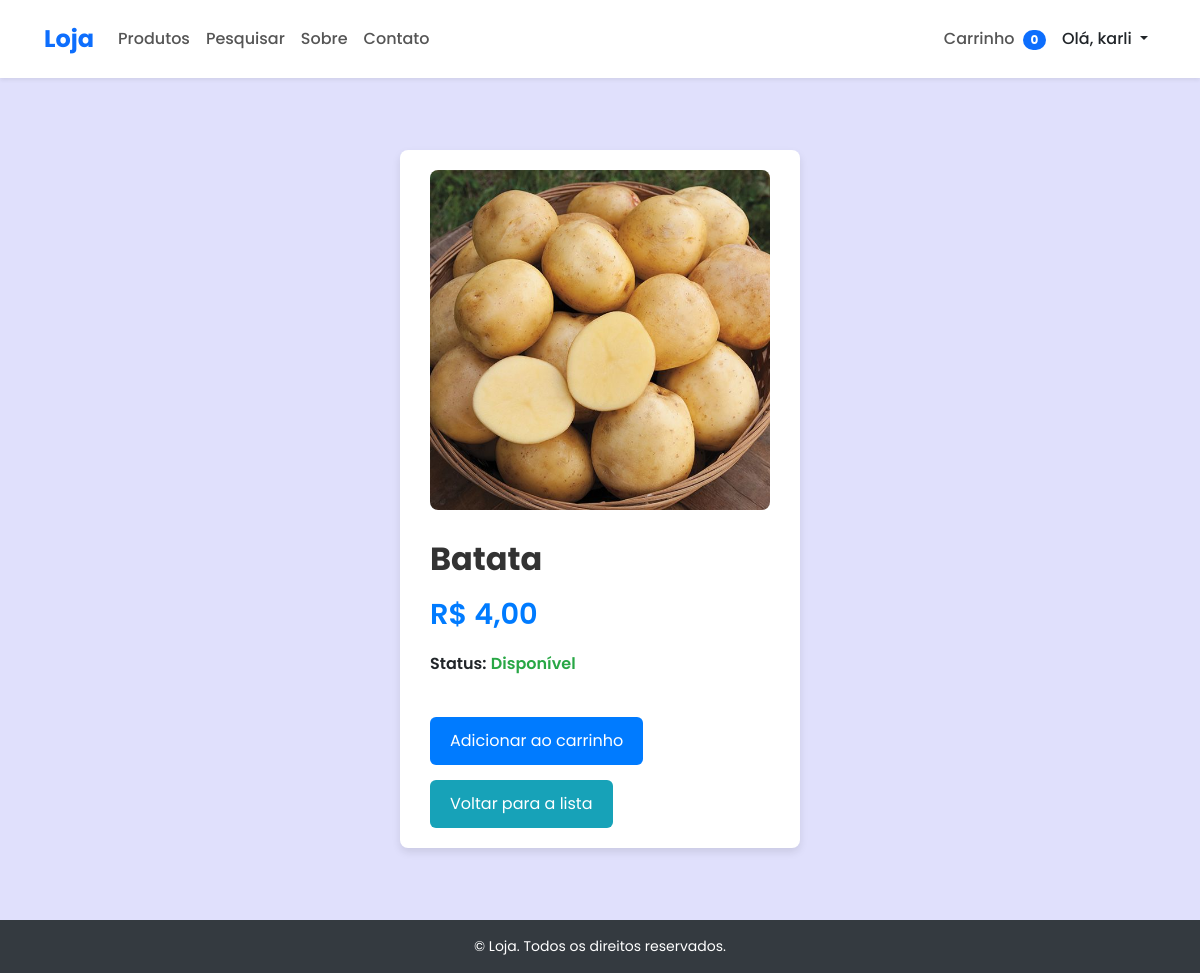
Screenshot of /produto/1/ (signed in) with the database file from the repository.
### loja/models.py (models this page shows, shortened)
class Produto(models.Model):
    nome = models.CharField(max_length=100)
    preco = models.DecimalField(max_digits=10, decimal_places=2)
    disponivel = models.BooleanField(default=True)
    imagem = models.ImageField(upload_to='produtos/', blank=True, null=True)
    quantidade = models.IntegerField(default=1)

### loja/views.py (the view)
# urls.py: path('produto/<int:pk>/', ProdutoDetailView.as_view(), name='produto_detail'),
class ProdutoDetailView(DetailView):
    model = Produto
    template_name = 'produto_detail.html'
    context_object_name = 'produto'

### carrinho/carrinho.py (called while the page is built)
    def __len__(self):
        return sum(item['quantidade'] for item in self.carrinho.values())

### carrinho/context_processor.py (called while the page is built)
def carrinho(request):
    return {'carrinho': Carrinho(request)}

### templates/produto_detail.html (shortened to what this page needs)
{% extends 'base.html' %}
{% load static %}
{% block content %}
<link rel="stylesheet" href="{% static 'css/produto-detail.css' %}">
<div class="produto-card card">
  <div class="card-body">
    <div class="produto-imagem">
      {% if produto.imagem %}
        <img src="{{ produto.imagem.url }}" alt="{{ produto.nome }}">
      {% else %}
        <img src="https://via.placeholder.com/400x300.png?text=Sem+Imagem" alt="Sem Imagem">
      {% endif %}
    </div>
    <div class="produto-detalhes">
      <h2>{{ produto.nome }}</h2>
      <p class="preco">R$ {{ produto.preco }}</p>
      <p class="status">
        <strong>Status:</strong>
        {% if produto.disponivel and produto.quantidade > 0 %}
          <span>Disponível</span>
        {% else %}
          <span class="indisponivel">Indisponível</span>
        {% endif %}
      </p>
      <div class="produto-actions">
        {% if produto.disponivel and produto.quantidade > 0 %}
          <form action="{% url 'adicionar_ao_carrinho' produto.id %}" method="post" style="margin:0;">
            <button type="submit" class="btn-adicionar">Adicionar ao carrinho</button>
          </form>
        {% else %}
          <button class="btn-esgotado" disabled>Produto esgotado!</button>
        {% endif %}
        <form action="{% url 'lista_produtos' %}" method="get" style="margin:0;">
          <button type="submit" class="btn-voltar">Voltar para a lista</button>
        </form>
      </div>
    </div>
  </div>
</div>
{% endblock %}

### templates/base.html (shortened to what this page needs)
{% load static %}
<!DOCTYPE html>
<html lang="pt-br">
<head>
    <link href="https://cdn.jsdelivr.net/npm/bootstrap@5.3.0/dist/css/bootstrap.min.css" rel="stylesheet" />
    <link href="https://cdnjs.cloudflare.com/ajax/libs/font-awesome/6.5.0/css/all.min.css" rel="stylesheet">
    <link rel="stylesheet" href="{% static 'css/estilos_base.css' %}" />
</head>
<body>
    <nav class="navbar navbar-expand-lg navbar-light bg-white shadow-sm">
        <div class="container">
            <a class="navbar-brand fw-bold text-primary" href="{% url 'lista_produtos' %}">Loja</a>
            <div class="collapse navbar-collapse" id="navbarMenu">
                <ul class="navbar-nav me-auto mb-2 mb-lg-0">
                    <li class="nav-item"><a class="nav-link" href="{% url 'lista_produtos' %}">Produtos</a></li>
                    <li class="nav-item"><a class="nav-link" href="{% url 'produtos_filtrados' %}">Pesquisar</a></li>
                    <li class="nav-item"><a class="nav-link" href="{% url 'sobre' %}">Sobre</a></li>
                    <li class="nav-item"><a class="nav-link" href="{% url 'contato' %}">Contato</a></li>
                </ul>
                <ul class="navbar-nav ms-auto mb-2 mb-lg-0 align-items-center">
                    {% if user.is_authenticated %}
                        <li class="nav-item">
                            <a class="nav-link position-relative" href="{% url 'ver_carrinho' %}">
                                Carrinho
                                <span class="badge bg-primary rounded-pill ms-1">{{ carrinho|length }}</span>
                            </a>
                        </li>
                        <li class="nav-item dropdown">
                            <a class="nav-link dropdown-toggle text-dark" href="#" role="button" id="userDropdown"
                               data-bs-toggle="dropdown" aria-expanded="false">
                                Olá, {{ user.first_name|default:user.username }}
                            </a>
                        </li>
                    {% else %}
                        <li class="nav-item"><a class="nav-link" href="{% url 'login' %}">Login</a></li>
                        <li class="nav-item"><a class="nav-link" href="{% url 'registrar' %}">Registrar</a></li>
                    {% endif %}
                </ul>
            </div>
        </div>
    </nav>
    <main class="container">
        {% block content %}
        {% endblock %}
    </main>
    <footer class="py-3 text-center">
        <div class="container">
            <p class="mb-0">&copy; {{ now|date:"Y" }} Loja. Todos os direitos reservados.</p>
        </div>
    </footer>
</body>
</html>

### static/css/estilos_base.css (style rules this page uses)
body { background-color: rgba(214, 214, 252, 0.737); color: #000; display: flex; flex-direction: column; min-height: 100vh; }
html, body { height: 100%; font-family: "Poppins", sans-serif; margin: 0; }
.card { border: none; border-radius: 12px; overflow: hidden; transition: transform 0.3s ease, box-shadow 0.3s ease; }
main { flex: 1 0 auto; padding-top: 2rem; padding-bottom: 2rem; }
footer { flex-shrink: 0; background-color: #343a40; color: white; padding: 1rem 0; }
.navbar { padding: 1rem 2rem; background-color: #ffffff; }
.navbar .navbar-brand { font-weight: bold; color: #007bff; font-size: 1.5rem; }
.navbar-nav .nav-link { color: #555; transition: color 0.3s ease; }
.navbar-nav .nav-item a { font-weight: 500; }
.container { max-width: 1140px; }
footer p { font-size: 0.875rem; }

### static/css/produto-detail.css (style rules this page uses)
.produto-card { max-width: 400px; margin: 40px auto; box-shadow: 0 4px 8px rgb(0 0 0 / 0.1); border-radius: 8px; overflow: hidden; background-color: #fff; }
.produto-card .card-body { display: flex; flex-wrap: wrap; gap: 30px; padding: 20px 30px; }
.produto-imagem { flex: 1 1 400px; max-width: 400px; text-align: center; }
.produto-imagem img { width: 100%; height: auto; border-radius: 8px; object-fit: contain; }
.produto-detalhes { flex: 1 1 450px; display: flex; flex-direction: column; justify-content: space-between; }
.produto-detalhes h2 { margin-bottom: 15px; font-size: 2rem; font-weight: 700; color: #333; }
.produto-detalhes p.preco { font-size: 1.8rem; font-weight: 600; color: #007bff; margin-bottom: 15px; }
.produto-detalhes p.status strong { font-weight: 600; }
.produto-detalhes p.status span { font-weight: 600; color: #28a745; }
.produto-actions { margin-top: 25px; display: flex; gap: 15px; flex-wrap: wrap; }
.produto-actions button { padding: 12px 20px; font-size: 1rem; border: none; border-radius: 6px; cursor: pointer; transition: background-color 0.3s ease; color: white; }
.btn-adicionar { background-color: #007bff; }
.btn-voltar { background-color: #17a2b8; }

### rows the page displays
Produto: imagem (picture), nome "Batata", preco "4,00"

### other values shown
{{ carrinho|length }} "0"
{{ user.first_name|default:user.username }} "karli"
